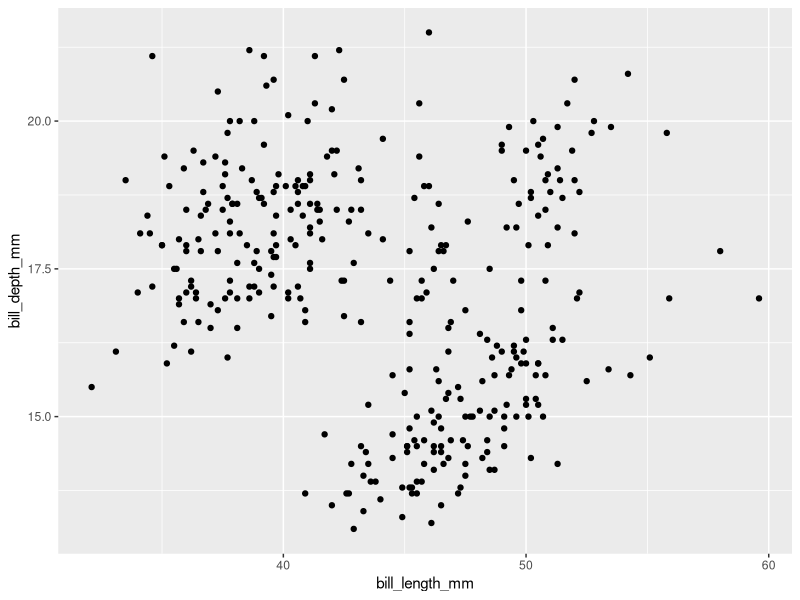
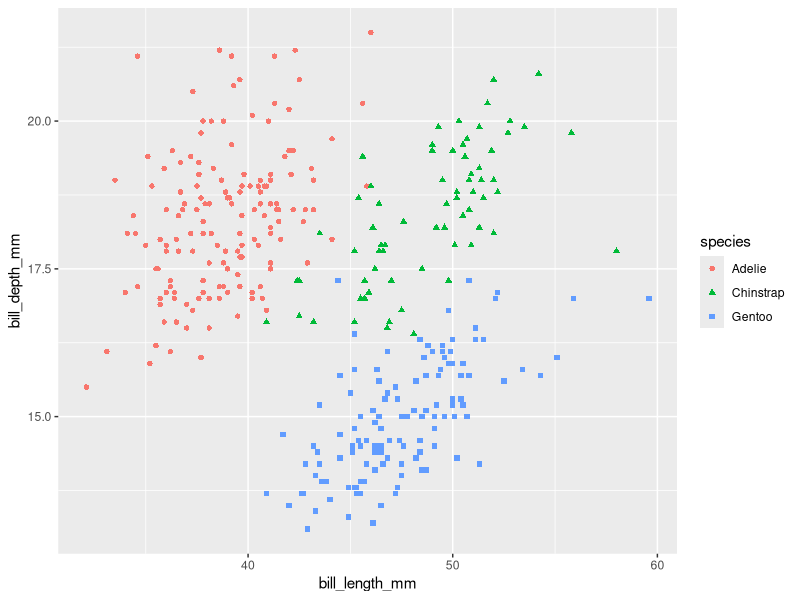
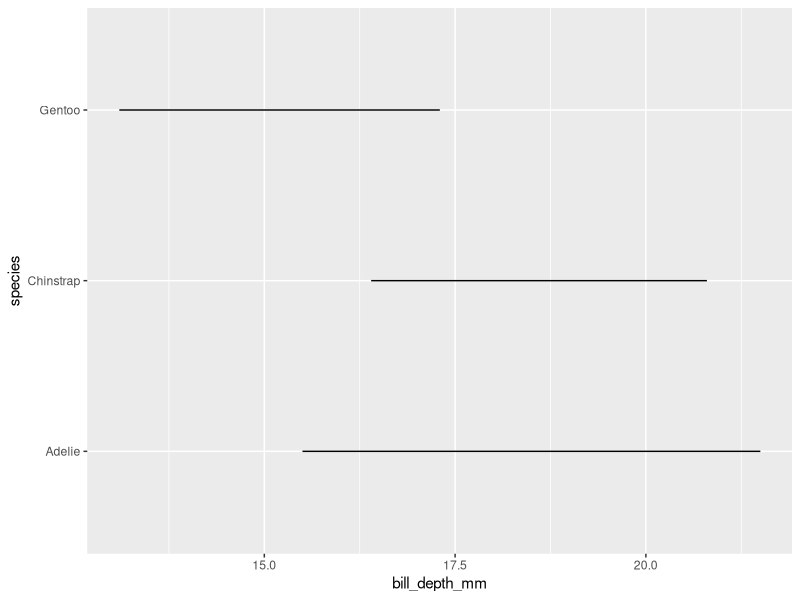
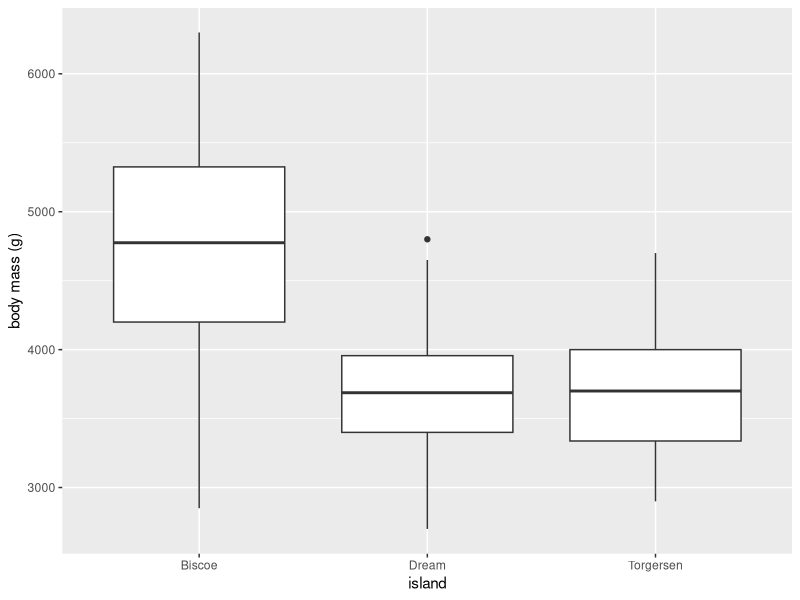
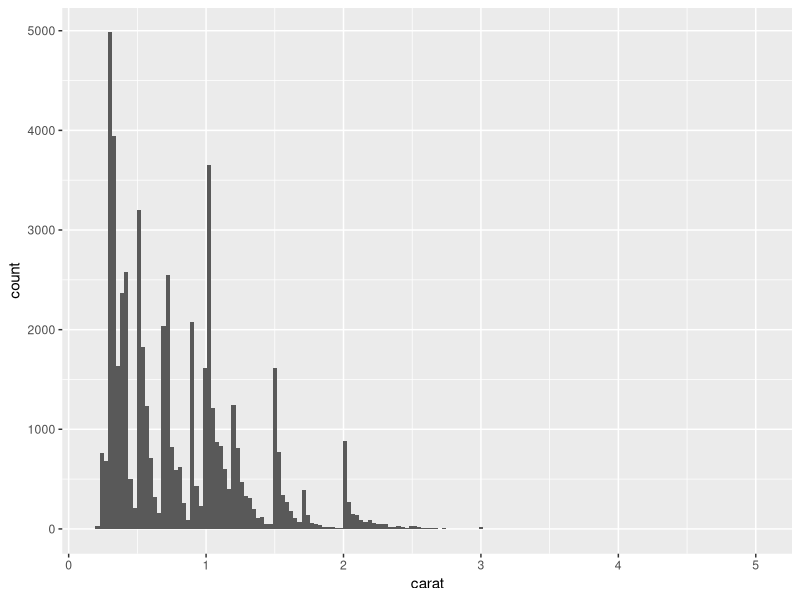
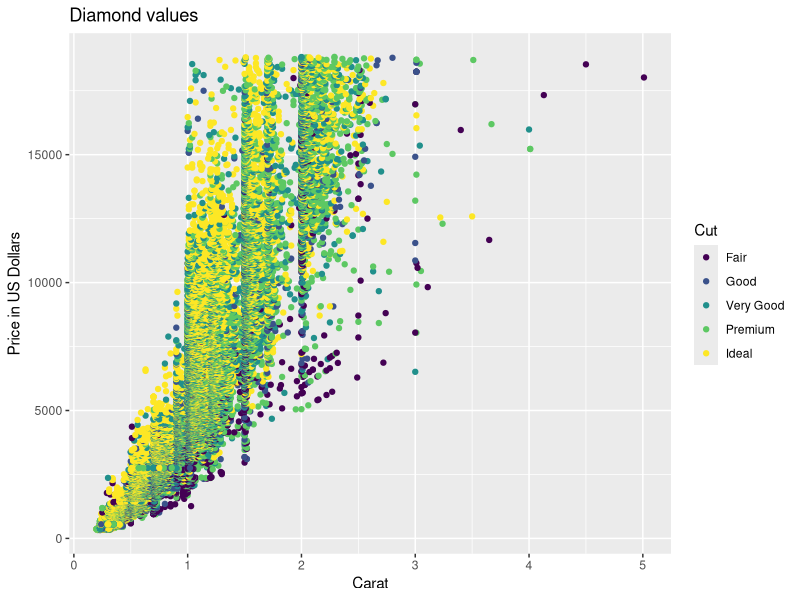
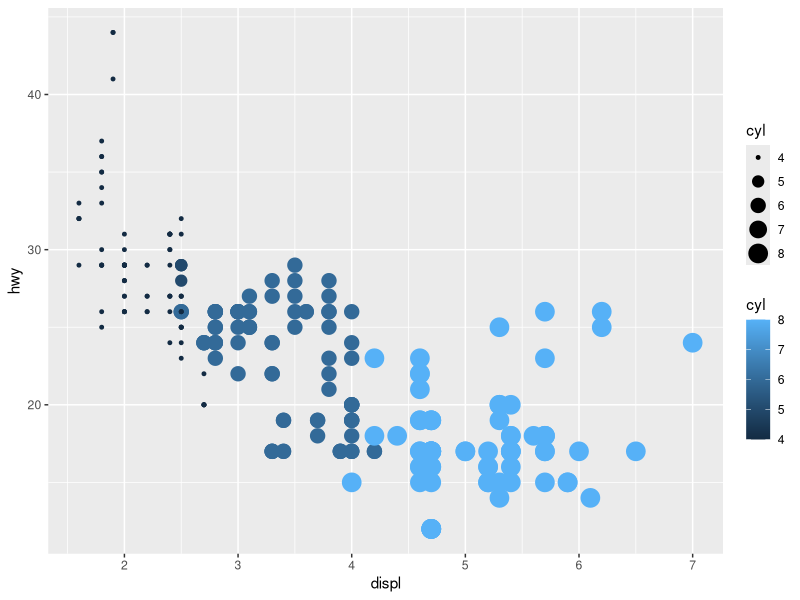
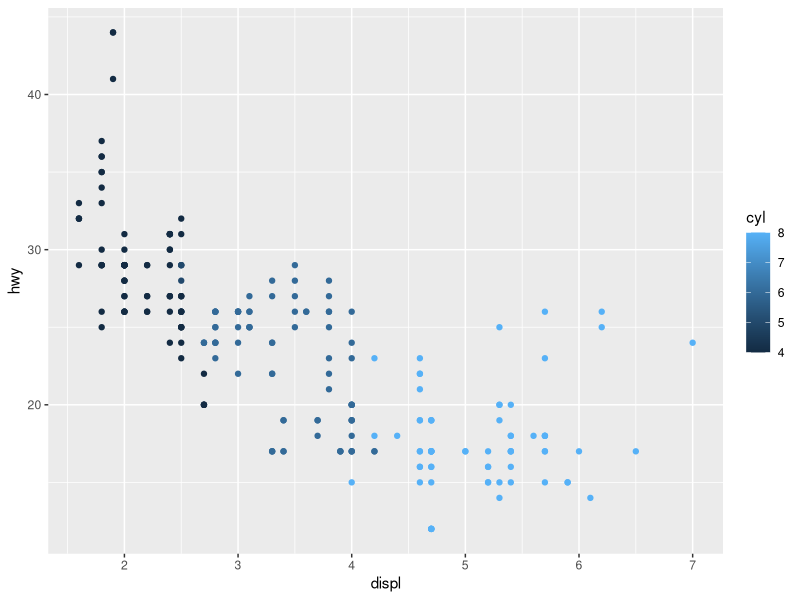

Source code (R) for these figures, in order:
## ---- chunk 1
# You'll need to install these packages first before you can use them.

#install.packages("palmerpenguins")
#install.packages("tidyverse")
library(palmerpenguins)
library(tidyverse)
## ---- chunk 2
penguins
## ---- chunk 3
ggplot(
  data = penguins,
  mapping = aes(x = bill_length_mm, y = bill_depth_mm)
  ) +
  geom_point()

## ---- chunk 4
ggplot(
  data = penguins,
  mapping = aes(x = bill_length_mm, y = bill_depth_mm)
  ) +
  geom_point(aes(color = species, shape = species))
## ---- chunk 5
ggplot(
  data = penguins,
  mapping = aes(x = bill_depth_mm, y = species)
  ) +
  geom_line()

## ---- chunk 6
ggplot(
  data = penguins,
  mapping = aes(x = island, y = body_mass_g)
) +
  geom_boxplot() + 
  labs (
    x = "island", y = "body mass (g)"
  )
## ---- chunk 7
ggplot(
    data = diamonds,
    mapping = aes(x = carat)
) +
    geom_histogram(binwidth = 0.03)
## ---- chunk 8
ggplot(
  data = diamonds,
  mapping = aes(x = carat, y = price)
) +
  geom_point(aes(color = cut)) +
  labs(
    title = "Diamond values",
    x = "Carat", y = "Price in US Dollars",
    color = "Cut"
  )
## ---- chunk 9
ggplot(
  data = mpg,
  mapping = aes(x = displ, y = hwy)
) +
  geom_point(aes(color = cyl, size = cyl))
## ---- chunk 10
ggplot(
  data = mpg,
  mapping = aes(x = displ, y = hwy, linewidth = 0.75)
) +
  geom_point(aes(color = cyl))
